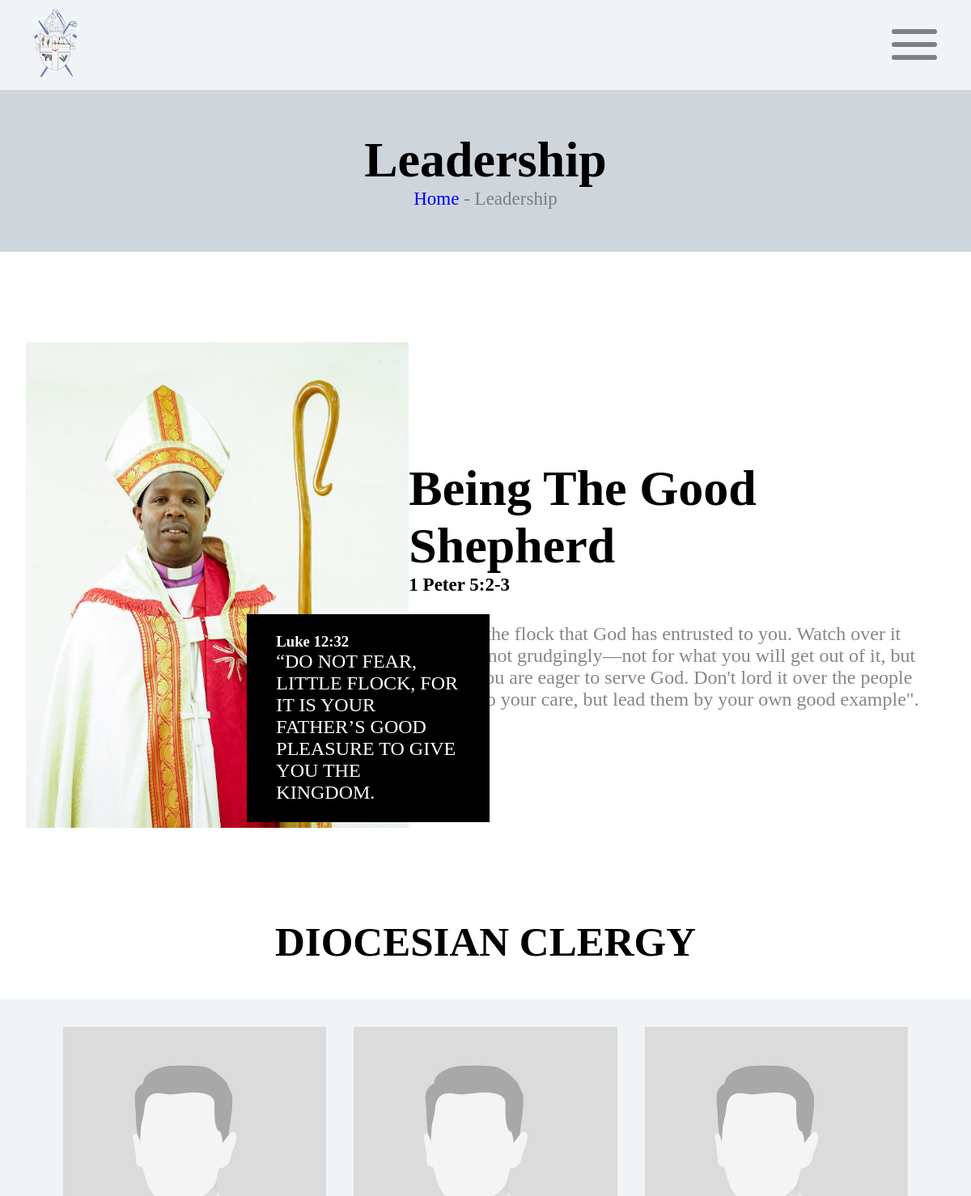
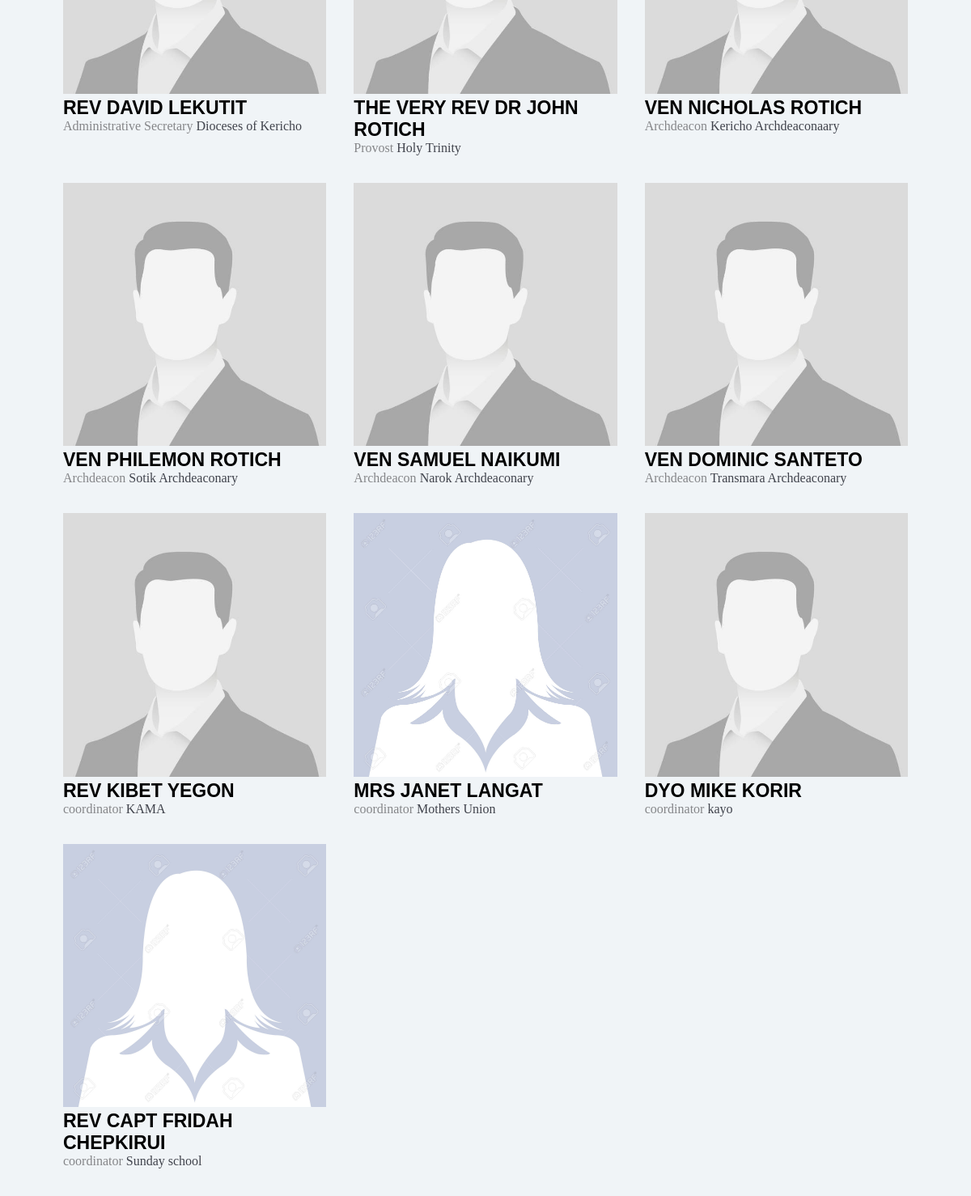
Page /clergy/ on the committed database (2 pictures, top to bottom).
### base/models.py (models this page shows, shortened)
class Clergy(models.Model):
  Name = models.CharField(max_length= 200)
  Tittle = models.CharField(max_length= 200)
  Post = models.CharField(max_length= 200 , null=True)
  Image  = models.ImageField(null=True,default='profile.jpg')
  url = models.CharField(max_length=200, null=True)

### base/views.py (the view)
# urls.py: path('clergy/',views.clergy, name='clergy'),
def clergy(request):
  clergy = Clergy.objects.all()
  context = { 'clergy': clergy}
  return render(request, 'clergy.html' , context)

### templates/clergy.html (shortened to what this page needs)
<!DOCTYPE html>
<html lang="en">
<head>
  {% load static %}
  <link rel="stylesheet" href="{% static 'styles/universal.css' %}">
  <link rel="stylesheet" href="{% static 'styles/clergy.css' %}">
  <link rel="stylesheet" href="{% static 'styles/newmobile.css' %}">
</head>
<body>
  <header class="active-header">
    <a href="{%url 'home' %}">
      <img src="{% static 'assets/images/kericho.png' %}" alt="">
    </a>
   <a href="{%url 'home' %}">
    <div class="hashbar-container" >
      <div class="hashbar"></div>
      <div class="hashbar"></div>
      <div class="hashbar"></div>
    </div>
   </a>
  </header>
  <section class="upper-section">
    <div class="holder">
      <h2>Leadership</h2>
      <p> <a href="{% url 'home' %}">Home</a> - Leadership
      </p>
    </div>
  </section>
  <section class="introd">
    <div class="img-section">
      <img src="{% static 'assets/images/bishop.jpg' %}" alt="right rev ernest ngeno" >
      <div class="verse">
          <h3> Luke 12:32</h3>
          <p>
            “Do not fear, little flock, for it is your Father’s good pleasure to give you the kingdom.
          </p>
      </div>
    </div>
    <div class="rando">
      <h2>
        Being The Good Shepherd
      </h2>
      <h3> 1 Peter 5:2-3</h3>
        <p>
          "Care for the flock that God has entrusted to you. Watch over it willingly, not grudgingly—not for what you will get out of it, but because you are eager to serve God. Don't lord it over the people assigned to your care, but lead them by your own good example".
        </p>
    </div>
  </section>
  <section class="sect">
    <h1>DIOCESIAN CLERGY</h1>
  </section>
  <section class="clergy-grid">
    {% for member in clergy %}
    <div class="clergy-holder">
      <img src ="{{member.Image.url}}"  alt="">
      <h2>
       {{member.Name}}
      </h2>
      <P>{{member.Tittle}} <a href="{%url member.url %}">{{member.Post}}</a>
      </P>
    </div>
    {% endfor %}
  </section>
</body>
</html>

### static/styles/universal.css (style rules this page uses)
* { margin: 0; list-style: none; padding: 0; box-sizing: border-box; text-decoration: none; }
a { text-decoration: none; }
.hashbar-container { display: none; }
.hashbar { width: 37px; height: 5px; background-color: gray; margin: 10px; }

### static/styles/clergy.css (style rules this page uses)
.active-header { position:sticky; top: 0; width: 100vw; display: flex; background-color: #f0f4f7; padding: .3rem 2rem; align-items: center; justify-content: space-between; z-index: 10000; }
.active-header img { height: 97px; }
.hashbar-container { display: block; }
.hashbar { width: 56px ; height: 6px; border-radius: 34px; background-color: gray; }
.upper-section { width: 100vw; height: 200px; display: flex; align-items: center; justify-content: center; background-color: #ced6dc; }
.upper-section h2 { font-size: 62px; }
.upper-section p { font-size: 23px; color: #797e81; text-align: center; }
.introd { width: 100vw; display: flex; align-items: center; justify-content: space-between; padding: 7rem 2rem; }
.img-section { position: relative; width: 500px; height: 600px; }
.introd .img-section img { width: 100%; height: inherit; object-fit: cover; }
.introd .img-section .verse { position: absolute; bottom: 7px; right: -100px; width: 300px; padding: 23px 36px; background-color: black; color: #FFFFFF; }
.introd .img-section .verse p { font-size: 24px; text-transform: uppercase; }
.introd .rando { width: 700px; }
.rando h2 { font-size: 62px; }
.rando h3 { font-size: 23px; }
.rando p { font-size: 24px; color: #858689; margin-top: 34px; }
.sect { height: 100px; text-align: center; font-size: 34px; }
.clergy-grid { background-color: #f0f4f7; width: 100vw; display: grid; grid-template-columns: 1fr 1fr 1fr ; gap: 34px; padding: 34px 78px; }
.clergy-holder img { width: 100%; }
.clergy-holder h2 { font-size: 23px; text-transform: uppercase; font-family:sans-serif; }
.clergy-holder p { color: #858689; }
.clergy-holder a { color: #40434c; }

### rows in the picture
Clergy: Image (picture), Name "REV DAVID LEKUTIT", Tittle "Administrative Secretary", Post "Dioceses of Kericho"
Clergy: Image (picture), Name "THE VERY REV DR JOHN ROTICH", Tittle "Provost", Post "Holy Trinity"
Clergy: Image (picture), Name "VEN NICHOLAS ROTICH", Tittle "Archdeacon", Post "Kericho Archdeaconaary"
Clergy: Image (picture), Name "VEN PHILEMON ROTICH", Tittle "Archdeacon", Post "Sotik Archdeaconary"
Clergy: Image (picture), Name "VEN SAMUEL NAIKUMI", Tittle "Archdeacon", Post "Narok Archdeaconary"
Clergy: Image (picture), Name "VEN DOMINIC SANTETO", Tittle "Archdeacon", Post "Transmara Archdeaconary"
Clergy: Image (picture), Name "REV KIBET YEGON", Tittle "coordinator", Post "KAMA"
Clergy: Image (picture), Name "MRS JANET LANGAT", Tittle "coordinator", Post "Mothers Union"
Clergy: Image (picture), Name "DYO MIKE KORIR", Tittle "coordinator", Post "kayo"
Clergy: Image (picture), Name "REV CAPT FRIDAH CHEPKIRUI", Tittle "coordinator", Post "Sunday school"
